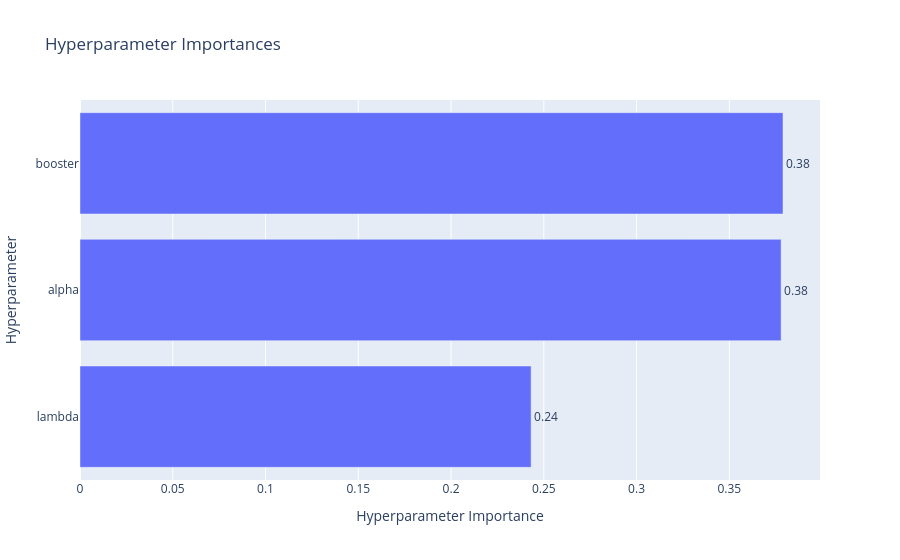
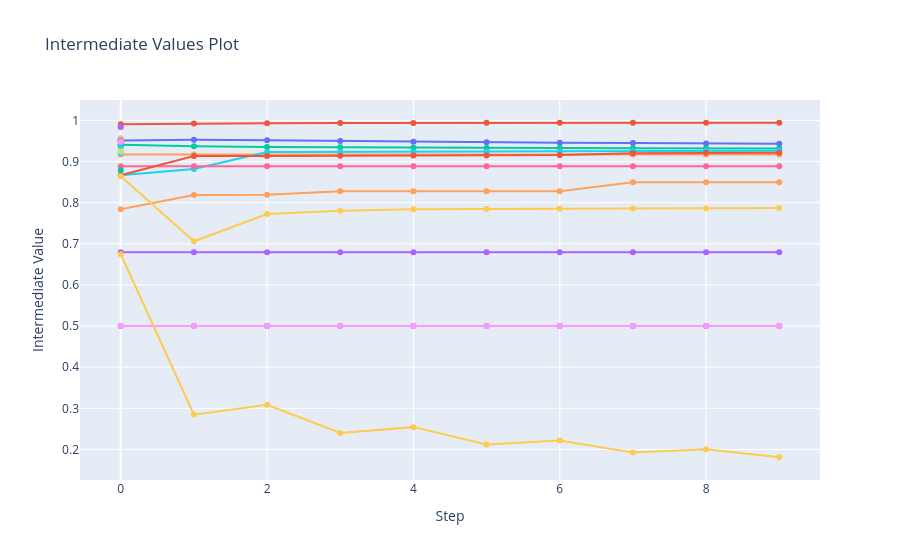
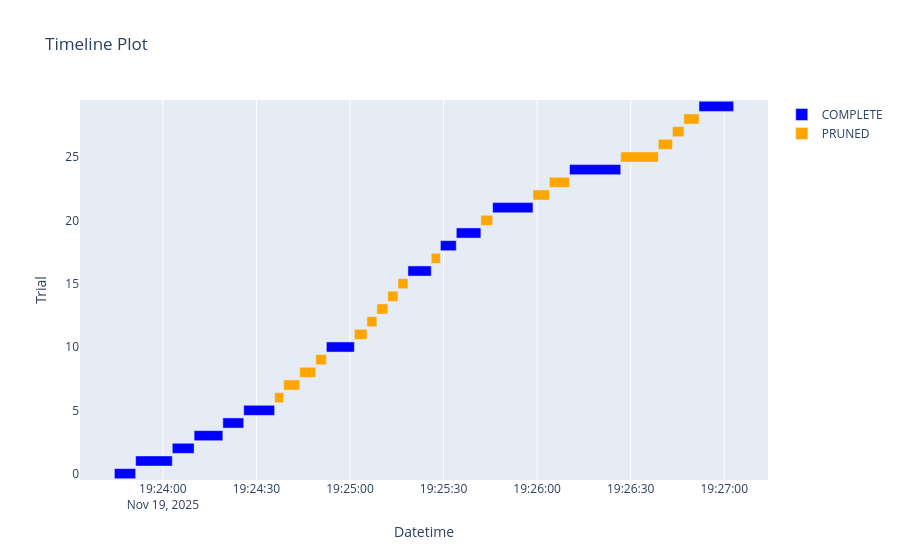

Notebook cell for these charts, in order:
### Code cell
import optuna
import optuna_integration
from plotly.io import show
# https://optuna.readthedocs.io/en/stable/reference/visualization/index.html

fig = optuna.visualization.plot_param_importances(study)
show(fig)
fig = optuna.visualization.plot_intermediate_values(study)
show(fig)
fig = optuna.visualization.plot_timeline(study)
show(fig)

### Figure 1 — Plotly figure (JSON) as saved in the notebook; plotly's stock layout.template omitted (floating-point values rounded to 4 significant figures)
{"data": [{"cliponaxis": false, "hovertemplate": ["lambda (FloatDistribution): 0.24315552315235783<extra></extra>", "alpha (FloatDistribution): 0.377913464706081<extra></extra>", "booster (CategoricalDistribution): 0.37893101214156105<extra></extra>"], "name": "Objective Value", "orientation": "h", "text": ["0.24", "0.38", "0.38"], "textposition": "outside", "type": "bar", "x": [0.2432, 0.3779, 0.3789], "y": ["lambda", "alpha", "booster"]}], "layout": {"title": {"text": "Hyperparameter Importances"}, "xaxis": {"title": {"text": "Hyperparameter Importance"}}, "yaxis": {"title": {"text": "Hyperparameter"}}}}

### Figure 2 — Plotly figure (JSON) as saved in the notebook; plotly's stock layout.template omitted (floating-point values rounded to 4 significant figures)
{"data": [{"marker": {"maxdisplayed": 10}, "mode": "lines+markers", "name": "Trial0", "type": "scatter", "x": [0, 1, 2, 3, 4, 5, 6, 7, 8, 9], "y": [0.9508, 0.9529, 0.9517, 0.9499, 0.9483, 0.9469, 0.9458, 0.9449, 0.944, 0.9432]}, {"marker": {"maxdisplayed": 10}, "mode": "lines+markers", "name": "Trial1", "type": "scatter", "x": [0, 1, 2, 3, 4, 5, 6, 7, 8, 9], "y": [0.9903, 0.9925, 0.9929, 0.9933, 0.9936, 0.9939, 0.994, 0.9941, 0.9941, 0.9942]}, {"marker": {"maxdisplayed": 10}, "mode": "lines+markers", "name": "Trial2", "type": "scatter", "x": [0, 1, 2, 3, 4, 5, 6, 7, 8, 9], "y": [0.9404, 0.9368, 0.9354, 0.9344, 0.9336, 0.933, 0.9326, 0.9323, 0.932, 0.9318]}, {"marker": {"maxdisplayed": 10}, "mode": "lines+markers", "name": "Trial3", "type": "scatter", "x": [0, 1, 2, 3, 4, 5, 6, 7, 8, 9], "y": [0.6793, 0.6793, 0.6793, 0.6793, 0.6793, 0.6793, 0.6793, 0.6793, 0.6793, 0.6793]}, {"marker": {"maxdisplayed": 10}, "mode": "lines+markers", "name": "Trial4", "type": "scatter", "x": [0, 1, 2, 3, 4, 5, 6, 7, 8, 9], "y": [0.9169, 0.9169, 0.9169, 0.9169, 0.9169, 0.9169, 0.9169, 0.9169, 0.9169, 0.9169]}, {"marker": {"maxdisplayed": 10}, "mode": "lines+markers", "name": "Trial5", "type": "scatter", "x": [0, 1, 2, 3, 4, 5, 6, 7, 8, 9], "y": [0.8666, 0.8818, 0.9233, 0.9232, 0.9241, 0.9244, 0.925, 0.9258, 0.9259, 0.9263]}, {"marker": {"maxdisplayed": 10}, "mode": "lines+markers", "name": "Trial6", "type": "scatter", "x": [0], "y": [0.9352]}, {"marker": {"maxdisplayed": 10}, "mode": "lines+markers", "name": "Trial7", "type": "scatter", "x": [0], "y": [0.9833]}, {"marker": {"maxdisplayed": 10}, "mode": "lines+markers", "name": "Trial8", "type": "scatter", "x": [0], "y": [0.9567]}, {"marker": {"maxdisplayed": 10}, "mode": "lines+markers", "name": "Trial9", "type": "scatter", "x": [0], "y": [0.9296]}, {"marker": {"maxdisplayed": 10}, "mode": "lines+markers", "name": "Trial10", "type": "scatter", "x": [0, 1, 2, 3, 4, 5, 6, 7, 8, 9], "y": [0.5, 0.5, 0.5, 0.5, 0.5, 0.5, 0.5, 0.5, 0.5, 0.5]}, {"marker": {"maxdisplayed": 10}, "mode": "lines+markers", "name": "Trial11", "type": "scatter", "x": [0], "y": [0.9408]}, {"marker": {"maxdisplayed": 10}, "mode": "lines+markers", "name": "Trial12", "type": "scatter", "x": [0], "y": [0.9518]}, {"marker": {"maxdisplayed": 10}, "mode": "lines+markers", "name": "Trial13", "type": "scatter", "x": [0], "y": [0.9415]}, {"marker": {"maxdisplayed": 10}, "mode": "lines+markers", "name": "Trial14", "type": "scatter", "x": [0], "y": [0.9191]}, {"marker": {"maxdisplayed": 10}, "mode": "lines+markers", "name": "Trial15", "type": "scatter", "x": [0], "y": [0.9204]}, {"marker": {"maxdisplayed": 10}, "mode": "lines+markers", "name": "Trial16", "type": "scatter", "x": [0, 1, 2, 3, 4, 5, 6, 7, 8, 9], "y": [0.8887, 0.8887, 0.8887, 0.8887, 0.8887, 0.8887, 0.8887, 0.8887, 0.8887, 0.8887]}, {"marker": {"maxdisplayed": 10}, "mode": "lines+markers", "name": "Trial17", "type": "scatter", "x": [0], "y": [0.9555]}, {"marker": {"maxdisplayed": 10}, "mode": "lines+markers", "name": "Trial18", "type": "scatter", "x": [0, 1, 2, 3, 4, 5, 6, 7, 8, 9], "y": [0.5, 0.5, 0.5, 0.5, 0.5, 0.5, 0.5, 0.5, 0.5, 0.5]}, {"marker": {"maxdisplayed": 10}, "mode": "lines+markers", "name": "Trial19", "type": "scatter", "x": [0, 1, 2, 3, 4, 5, 6, 7, 8, 9], "y": [0.6746, 0.2847, 0.3088, 0.24, 0.2543, 0.2122, 0.2218, 0.1927, 0.2006, 0.181]}, {"marker": {"maxdisplayed": 10}, "mode": "lines+markers", "name": "Trial20", "type": "scatter", "x": [0], "y": [0.9487]}, {"marker": {"maxdisplayed": 10}, "mode": "lines+markers", "name": "Trial21", "type": "scatter", "x": [0, 1, 2, 3, 4, 5, 6, 7, 8, 9], "y": [0.8665, 0.9131, 0.9132, 0.9139, 0.9143, 0.9148, 0.9155, 0.9201, 0.9213, 0.9212]}, {"marker": {"maxdisplayed": 10}, "mode": "lines+markers", "name": "Trial22", "type": "scatter", "x": [0], "y": [0.8786]}, {"marker": {"maxdisplayed": 10}, "mode": "lines+markers", "name": "Trial23", "type": "scatter", "x": [0], "y": [0.9839]}, {"marker": {"maxdisplayed": 10}, "mode": "lines+markers", "name": "Trial24", "type": "scatter", "x": [0, 1, 2, 3, 4, 5, 6, 7, 8, 9], "y": [0.7836, 0.8185, 0.819, 0.8274, 0.8275, 0.8275, 0.8276, 0.8493, 0.8495, 0.8496]}, {"marker": {"maxdisplayed": 10}, "mode": "lines+markers", "name": "Trial25", "type": "scatter", "x": [0], "y": [0.9383]}, {"marker": {"maxdisplayed": 10}, "mode": "lines+markers", "name": "Trial26", "type": "scatter", "x": [0], "y": [0.9515]}, {"marker": {"maxdisplayed": 10}, "mode": "lines+markers", "name": "Trial27", "type": "scatter", "x": [0], "y": [0.9238]}, {"marker": {"maxdisplayed": 10}, "mode": "lines+markers", "name": "Trial28", "type": "scatter", "x": [0], "y": [0.9478]}, {"marker": {"maxdisplayed": 10}, "mode": "lines+markers", "name": "Trial29", "type": "scatter", "x": [0, 1, 2, 3, 4, 5, 6, 7, 8, 9], "y": [0.8643, 0.7061, 0.7725, 0.7805, 0.7837, 0.7847, 0.7852, 0.7856, 0.7859, 0.787]}], "layout": {"showlegend": false, "title": {"text": "Intermediate Values Plot"}, "xaxis": {"title": {"text": "Step"}}, "yaxis": {"title": {"text": "Intermediate Value"}}}}

### Figure 3 — Plotly figure (JSON) as saved in the notebook; plotly's stock layout.template omitted (floating-point values rounded to 4 significant figures)
{"data": [{"base": ["2025-11-19T19:23:44.463580", "2025-11-19T19:23:51.278273", "2025-11-19T19:24:03.028394", "2025-11-19T19:24:10.020490", "2025-11-19T19:24:19.231630", "2025-11-19T19:24:25.923924", "2025-11-19T19:24:52.423485", "2025-11-19T19:25:18.577134", "2025-11-19T19:25:28.984475", "2025-11-19T19:25:34.085307", "2025-11-19T19:25:45.743766", "2025-11-19T19:26:10.386613", "2025-11-19T19:26:51.892159"], "hovertemplate": "%{text}<extra>COMPLETE</extra>", "marker": {"color": "blue"}, "name": "COMPLETE", "orientation": "h", "text": ["{<br>  \"number\": 0,<br>  \"values\": [<br>    0.9986956911683685<br>  ],<br>  \"params\": {<br>    \"booster\": \"gblinear\",<br>    \"lambda\": 0.004688629207538029,<br>    \"alpha\": 0.00026453926552515584<br>  }<br>}", "{<br>  \"number\": 1,<br>  \"values\": [<br>    0.9987324202317348<br>  ],<br>  \"params\": {<br>    \"booster\": \"dart\",<br>    \"lambda\": 0.0030442333193630507,<br>    \"alpha\": 3.2912074950217904e-07,<br>    \"max_depth\": 9,<br>    \"eta\": 0.009128521107407986,<br>    \"gamma\": 1.9881178760520406e-06,<br>    \"grow_policy\": \"depthwise\",<br>    \"sample_type\": \"weighted\",<br>    \"normalize_type\": \"tree\",<br>    \"rate_drop\": 0.08752773091753938,<br>    \"skip_drop\": 9.366404899043473e-05<br>  }<br>}", "{<br>  \"number\": 2,<br>  \"values\": [<br>    0.9987085036323335<br>  ],<br>  \"params\": {<br>    \"booster\": \"gblinear\",<br>    \"lambda\": 0.159126206781289,<br>    \"alpha\": 0.0009275274275689393<br>  }<br>}", "{<br>  \"number\": 3,<br>  \"values\": [<br>    0.99877683677348<br>  ],<br>  \"params\": {<br>    \"booster\": \"dart\",<br>    \"lambda\": 2.2772552565074613e-08,<br>    \"alpha\": 0.00019499928781239662,<br>    \"max_depth\": 1,<br>    \"eta\": 3.368613280732185e-05,<br>    \"gamma\": 0.018246449914393763,<br>    \"grow_policy\": \"lossguide\",<br>    \"sample_type\": \"weighted\",<br>    \"normalize_type\": \"tree\",<br>    \"rate_drop\": 0.0006900819262999461,<br>    \"skip_drop\": 8.416893804852628e-05<br>  }<br>}", "{<br>  \"number\": 4,<br>  \"values\": [<br>    0.9987836700875945<br>  ],<br>  \"params\": {<br>    \"booster\": \"gbtree\",<br>    \"lambda\": 0.22575828893958666,<br>    \"alpha\": 2.3627394036935934e-08,<br>    \"max_depth\": 4,<br>    \"eta\": 6.2987813166215995e-06,<br>    \"gamma\": 2.800076833303277e-05,<br>    \"grow_policy\": \"depthwise\"<br>  }<br>}", "{<br>  \"number\": 5,<br>  \"values\": [<br>    0.9987264410818845<br>  ],<br>  \"params\": {<br>    \"booster\": \"dart\",<br>    \"lambda\": 1.2863312053056924e-06,<br>    \"alpha\": 4.546393920065015e-07,<br>    \"max_depth\": 3,<br>    \"eta\": 0.007022282995823334,<br>    \"gamma\": 1.3518428940200315e-07,<br>    \"grow_policy\": \"depthwise\",<br>    \"sample_type\": \"weighted\",<br>    \"normalize_type\": \"forest\",<br>    \"rate_drop\": 0.05969716094823611,<br>    \"skip_drop\": 3.1961577349425298e-06<br>  }<br>}", "{<br>  \"number\": 10,<br>  \"values\": [<br>    0.9988041700299385<br>  ],<br>  \"params\": {<br>    \"booster\": \"gblinear\",<br>    \"lambda\": 1.053566752062706e-05,<br>    \"alpha\": 0.038518503726722<br>  }<br>}", "{<br>  \"number\": 16,<br>  \"values\": [<br>    0.998756336831136<br>  ],<br>  \"params\": {<br>    \"booster\": \"gbtree\",<br>    \"lambda\": 0.037642275687463964,<br>    \"alpha\": 0.11757980939498354,<br>    \"max_depth\": 7,<br>    \"eta\": 1.431622510267326e-08,<br>    \"gamma\": 0.8816041188293938,<br>    \"grow_policy\": \"lossguide\"<br>  }<br>}", "{<br>  \"number\": 18,<br>  \"values\": [<br>    0.9987392535458494<br>  ],<br>  \"params\": {<br>    \"booster\": \"gblinear\",<br>    \"lambda\": 7.72287193711408e-06,<br>    \"alpha\": 0.021830468325880092<br>  }<br>}", "{<br>  \"number\": 19,<br>  \"values\": [<br>    0.998758899323929<br>  ],<br>  \"params\": {<br>    \"booster\": \"gbtree\",<br>    \"lambda\": 0.09332033148062212,<br>    \"alpha\": 4.173788734277731e-05,<br>    \"max_depth\": 1,<br>    \"eta\": 0.6612216103919152,<br>    \"gamma\": 0.0005237421631425253,<br>    \"grow_policy\": \"lossguide\"<br>  }<br>}", "{<br>  \"number\": 21,<br>  \"values\": [<br>    0.9988665240212345<br>  ],<br>  \"params\": {<br>    \"booster\": \"dart\",<br>    \"lambda\": 6.793179937833093e-08,<br>    \"alpha\": 9.724361022749834e-07,<br>    \"max_depth\": 3,<br>    \"eta\": 0.009079228197282116,<br>    \"gamma\": 1.11089007251173e-08,<br>    \"grow_policy\": \"depthwise\",<br>    \"sample_type\": \"uniform\",<br>    \"normalize_type\": \"forest\",<br>    \"rate_drop\": 4.662760802344424e-08,<br>    \"skip_drop\": 1.3068923105596892e-08<br>  }<br>}", "{<br>  \"number\": 24,<br>  \"values\": [<br>    0.9987315660674705<br>  ],<br>  \"params\": {<br>    \"booster\": \"dart\",<br>    \"lambda\": 9.454413937594255e-07,<br>    \"alpha\": 1.9191035657143225e-07,<br>    \"max_depth\": 2,<br>    \"eta\": 0.0012503687178711754,<br>    \"gamma\": 3.340831767554595e-05,<br>    \"grow_policy\": \"depthwise\",<br>    \"sample_type\": \"weighted\",<br>    \"normalize_type\": \"forest\",<br>    \"rate_drop\": 0.00020155582889072935,<br>    \"skip_drop\": 1.4328720982448627e-06<br>  }<br>}", "{<br>  \"number\": 29,<br>  \"values\": [<br>    0.9987682951308366<br>  ],<br>  \"params\": {<br>    \"booster\": \"dart\",<br>    \"lambda\": 0.005736991918856791,<br>    \"alpha\": 4.1193790340698137e-07,<br>    \"max_depth\": 3,<br>    \"eta\": 0.08690577631251127,<br>    \"gamma\": 0.00085344570228752,<br>    \"grow_policy\": \"depthwise\",<br>    \"sample_type\": \"weighted\",<br>    \"normalize_type\": \"forest\",<br>    \"rate_drop\": 0.004094734889418336,<br>    \"skip_drop\": 0.011939821625578733<br>  }<br>}"], "textposition": "none", "type": "bar", "x": [6814.0, 11749, 6991.0, 9210.0, 6691.0, 9903.0, 8983.0, 7477.0, 5100.0, 7878.0, 12920.0, 16420.0, 11100.0], "y": [0, 1, 2, 3, 4, 5, 10, 16, 18, 19, 21, 24, 29]}, {"base": ["2025-11-19T19:24:35.828023", "2025-11-19T19:24:38.732045", "2025-11-19T19:24:43.880166", "2025-11-19T19:24:49.034093", "2025-11-19T19:25:01.408010", "2025-11-19T19:25:05.456747", "2025-11-19T19:25:08.621535", "2025-11-19T19:25:12.137595", "2025-11-19T19:25:15.383433", "2025-11-19T19:25:26.055785", "2025-11-19T19:25:41.964214", "2025-11-19T19:25:58.667702", "2025-11-19T19:26:03.924277", "2025-11-19T19:26:26.807121", "2025-11-19T19:26:38.846377", "2025-11-19T19:26:43.379769", "2025-11-19T19:26:47.036684"], "hovertemplate": "%{text}<extra>PRUNED</extra>", "marker": {"color": "orange"}, "name": "PRUNED", "orientation": "h", "text": ["{<br>  \"number\": 6,<br>  \"values\": [<br>    0.9351527839498842<br>  ],<br>  \"params\": {<br>    \"booster\": \"gblinear\",<br>    \"lambda\": 0.0033812992410105513,<br>    \"alpha\": 0.003758579895860455<br>  }<br>}", "{<br>  \"number\": 7,<br>  \"values\": [<br>    0.9833194467472318<br>  ],<br>  \"params\": {<br>    \"booster\": \"dart\",<br>    \"lambda\": 0.004643382291276212,<br>    \"alpha\": 7.335746839117426e-06,<br>    \"max_depth\": 9,<br>    \"eta\": 1.7941277094776892e-06,<br>    \"gamma\": 2.7370186049754463e-08,<br>    \"grow_policy\": \"depthwise\",<br>    \"sample_type\": \"weighted\",<br>    \"normalize_type\": \"tree\",<br>    \"rate_drop\": 0.07855669064733647,<br>    \"skip_drop\": 0.001355206340872678<br>  }<br>}", "{<br>  \"number\": 8,<br>  \"values\": [<br>    0.9566770696571887<br>  ],<br>  \"params\": {<br>    \"booster\": \"gbtree\",<br>    \"lambda\": 0.0019235955052833381,<br>    \"alpha\": 0.9675372323092845,<br>    \"max_depth\": 5,<br>    \"eta\": 9.166240034540858e-05,<br>    \"gamma\": 0.013616683011723323,<br>    \"grow_policy\": \"depthwise\"<br>  }<br>}", "{<br>  \"number\": 9,<br>  \"values\": [<br>    0.9295604136430695<br>  ],<br>  \"params\": {<br>    \"booster\": \"gblinear\",<br>    \"lambda\": 0.42271141089977754,<br>    \"alpha\": 5.7392196583781174e-08<br>  }<br>}", "{<br>  \"number\": 11,<br>  \"values\": [<br>    0.9408076373424598<br>  ],<br>  \"params\": {<br>    \"booster\": \"gblinear\",<br>    \"lambda\": 0.06029209775150371,<br>    \"alpha\": 0.00018233952958895147<br>  }<br>}", "{<br>  \"number\": 12,<br>  \"values\": [<br>    0.9517689166806509<br>  ],<br>  \"params\": {<br>    \"booster\": \"gblinear\",<br>    \"lambda\": 0.000124127029393755,<br>    \"alpha\": 0.001870527363587664<br>  }<br>}", "{<br>  \"number\": 13,<br>  \"values\": [<br>    0.9415081497940015<br>  ],<br>  \"params\": {<br>    \"booster\": \"gblinear\",<br>    \"lambda\": 0.018994531031027908,<br>    \"alpha\": 1.3412970796600399e-05<br>  }<br>}", "{<br>  \"number\": 14,<br>  \"values\": [<br>    0.9191102959761742<br>  ],<br>  \"params\": {<br>    \"booster\": \"gblinear\",<br>    \"lambda\": 0.00013817198480278807,<br>    \"alpha\": 0.005981707690537565<br>  }<br>}", "{<br>  \"number\": 15,<br>  \"values\": [<br>    0.920404117416997<br>  ],<br>  \"params\": {<br>    \"booster\": \"gblinear\",<br>    \"lambda\": 0.7352985395030954,<br>    \"alpha\": 1.7660675271191886e-05<br>  }<br>}", "{<br>  \"number\": 17,<br>  \"values\": [<br>    0.9555058575533095<br>  ],<br>  \"params\": {<br>    \"booster\": \"gblinear\",<br>    \"lambda\": 0.0003877354671021109,<br>    \"alpha\": 0.0005649946286212107<br>  }<br>}", "{<br>  \"number\": 20,<br>  \"values\": [<br>    0.9486710005932211<br>  ],<br>  \"params\": {<br>    \"booster\": \"gblinear\",<br>    \"lambda\": 0.016210528669171807,<br>    \"alpha\": 2.983312475017003e-06<br>  }<br>}", "{<br>  \"number\": 22,<br>  \"values\": [<br>    0.8786110129056207<br>  ],<br>  \"params\": {<br>    \"booster\": \"dart\",<br>    \"lambda\": 5.348906667902212e-07,<br>    \"alpha\": 0.0008774237787775481,<br>    \"max_depth\": 3,<br>    \"eta\": 0.010651484788933805,<br>    \"gamma\": 6.131953107387932e-07,<br>    \"grow_policy\": \"depthwise\",<br>    \"sample_type\": \"uniform\",<br>    \"normalize_type\": \"forest\",<br>    \"rate_drop\": 7.958079292237207e-05,<br>    \"skip_drop\": 1.1043408274979449e-07<br>  }<br>}", "{<br>  \"number\": 23,<br>  \"values\": [<br>    0.9839351687483099<br>  ],<br>  \"params\": {<br>    \"booster\": \"dart\",<br>    \"lambda\": 6.259741790989419e-06,<br>    \"alpha\": 7.947495883502949e-05,<br>    \"max_depth\": 7,<br>    \"eta\": 0.9078856866797155,<br>    \"gamma\": 4.899995052505375e-07,<br>    \"grow_policy\": \"lossguide\",<br>    \"sample_type\": \"weighted\",<br>    \"normalize_type\": \"forest\",<br>    \"rate_drop\": 0.9535293304544756,<br>    \"skip_drop\": 0.74467794127088<br>  }<br>}", "{<br>  \"number\": 25,<br>  \"values\": [<br>    0.9382985261697776<br>  ],<br>  \"params\": {<br>    \"booster\": \"dart\",<br>    \"lambda\": 0.0008668812129048658,<br>    \"alpha\": 2.0660486630460687e-06,<br>    \"max_depth\": 6,<br>    \"eta\": 8.464954918157936e-08,<br>    \"gamma\": 1.1510046992190871e-07,<br>    \"grow_policy\": \"depthwise\",<br>    \"sample_type\": \"uniform\",<br>    \"normalize_type\": \"forest\",<br>    \"rate_drop\": 4.0418232363988905e-07,<br>    \"skip_drop\": 2.0029739252035385e-06<br>  }<br>}", "{<br>  \"number\": 26,<br>  \"values\": [<br>    0.951465824453533<br>  ],<br>  \"params\": {<br>    \"booster\": \"gblinear\",<br>    \"lambda\": 4.2732591327105354e-05,<br>    \"alpha\": 0.0002441968328597183<br>  }<br>}", "{<br>  \"number\": 27,<br>  \"values\": [<br>    0.923845722698733<br>  ],<br>  \"params\": {<br>    \"booster\": \"gblinear\",<br>    \"lambda\": 2.93654365035774e-07,<br>    \"alpha\": 0.0076958229829475495<br>  }<br>}", "{<br>  \"number\": 28,<br>  \"values\": [<br>    0.9478067810192894<br>  ],<br>  \"params\": {<br>    \"booster\": \"gbtree\",<br>    \"lambda\": 1.691820750478438e-06,<br>    \"alpha\": 2.8952465162122687e-05,<br>    \"max_depth\": 5,<br>    \"eta\": 0.0008792591658868782,<br>    \"gamma\": 4.1372407606236445e-06,<br>    \"grow_policy\": \"lossguide\"<br>  }<br>}"], "textposition": "none", "type": "bar", "x": [2903.0, 5147.0, 5153.0, 3388.0, 4048.0, 3164.0, 3515.0, 3245.0, 3192.0, 2928.0, 3778.0, 5256.0, 6461.0, 12040.0, 4533.0, 3656.0, 4855.0], "y": [6, 7, 8, 9, 11, 12, 13, 14, 15, 17, 20, 22, 23, 25, 26, 27, 28]}], "layout": {"showlegend": true, "title": {"text": "Timeline Plot"}, "xaxis": {"title": {"text": "Datetime"}, "type": "date"}, "yaxis": {"title": {"text": "Trial"}}}}
